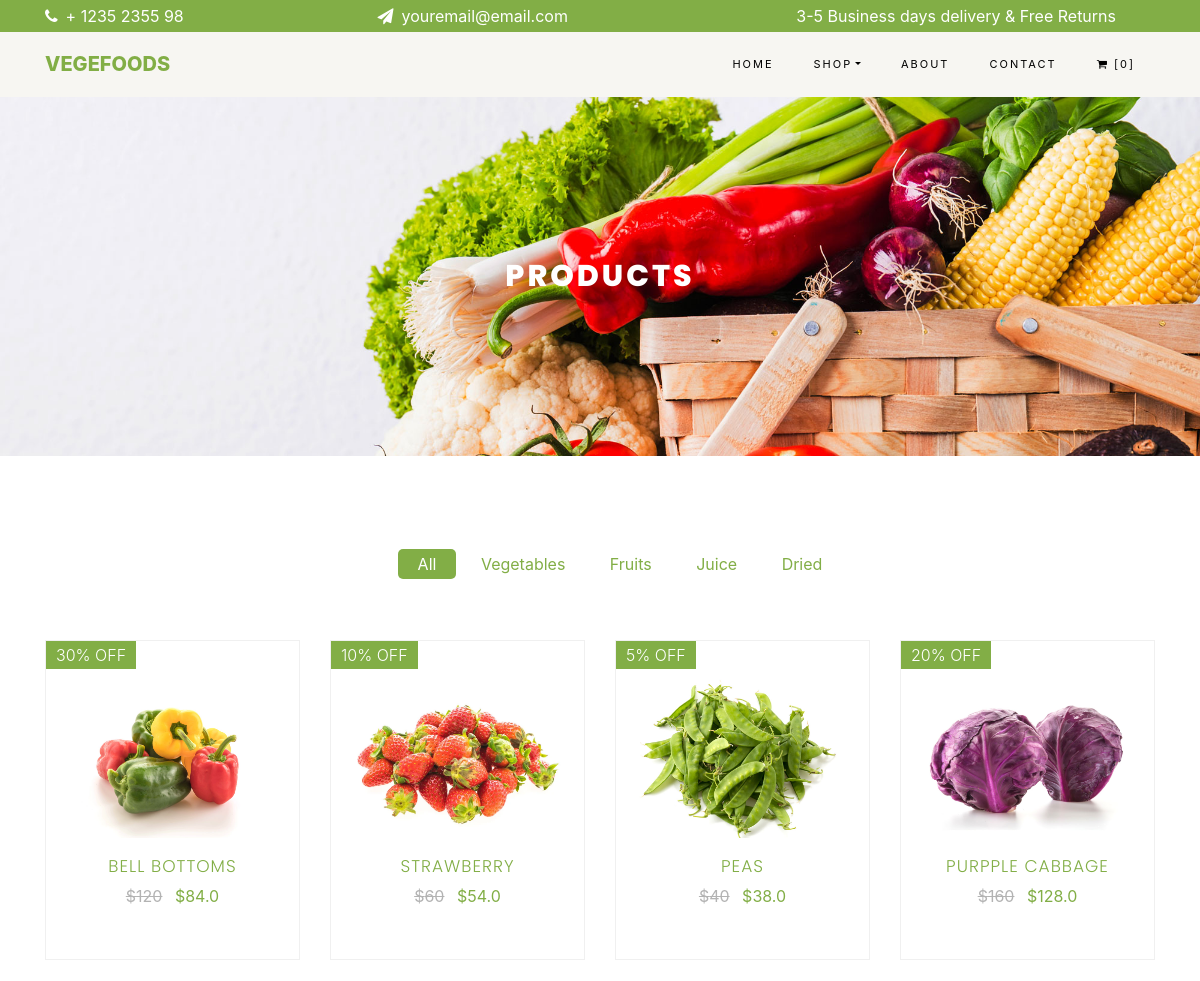
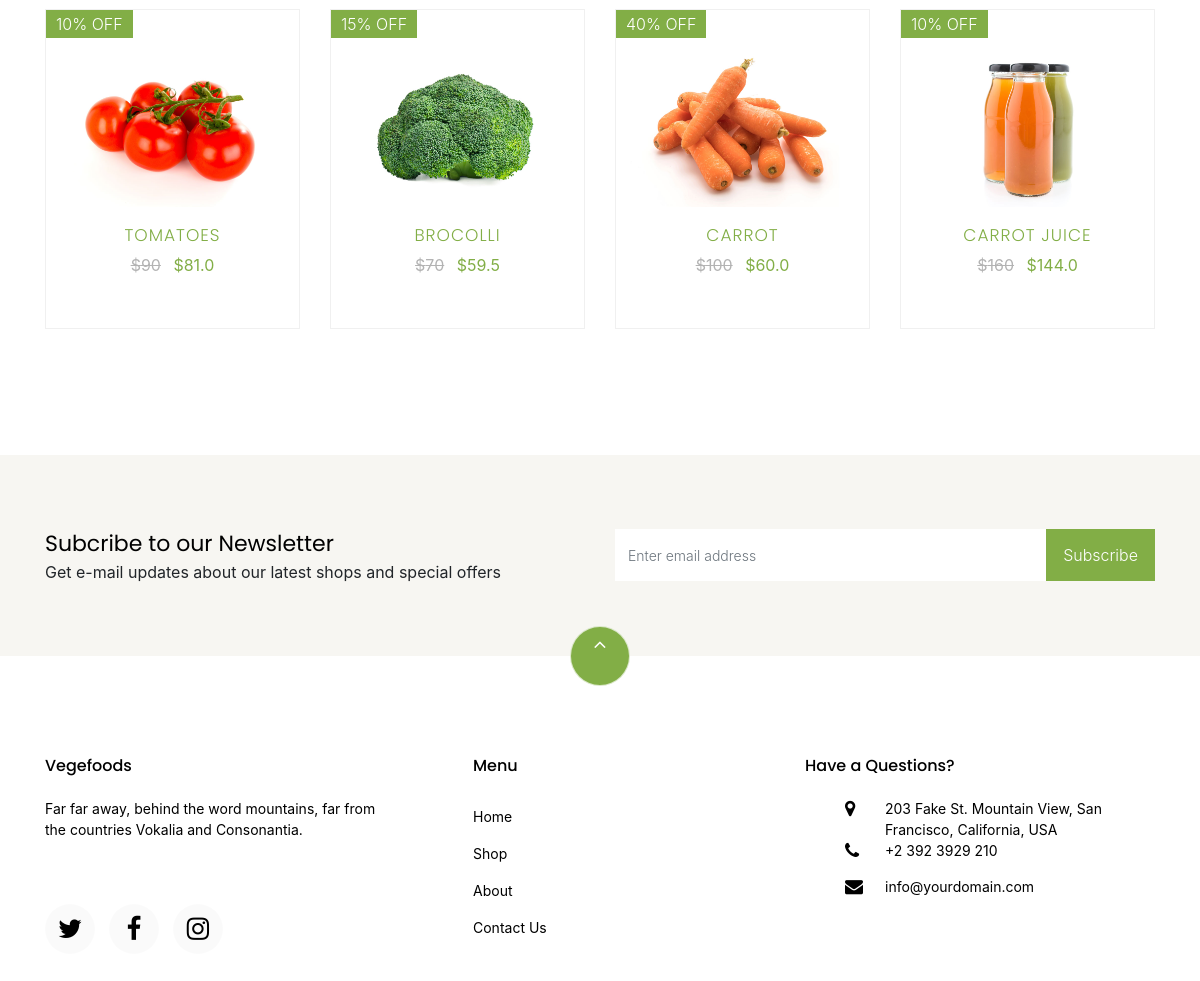
The app's page /shop/ with its own data (2 pictures, top to bottom).
### orderitems/models.py (models this page shows)
class items(models.Model):
    name = models.CharField(max_length=100)
    typeOf = models.CharField(max_length=1,choices=ItemTypes)
    price = models.IntegerField()
    offer = models.IntegerField()
    image = models.ImageField(upload_to = "items",blank=True)
    dealOfTheDay = models.BooleanField()
    description  = models.CharField(max_length=1000,default="")
    def saleprice(self):
        if self.offer > 0:
            return self.price - (self.price * (self.offer / 100))
    def ItemTypeName(self):
        for item in ItemTypes:
            if item[0] == self.typeOf:
                return item[1].replace(" ","")

### orderitems/views.py (the view)
# urls.py: path('shop/',views.shop,name = "shop"),
def shop(request):
    if not request.session.get('cartItems'):
        request.session['cartItems'] = []
        request.session.set_expiry(0)
    fooditems = items.objects.all()
    return render(request,'orderitems/shop.html',{'fooditems':fooditems})

### orderitems/templates/orderitems/shop.html (shortened to what this page needs)
{% extends "base.html" %}
{% block base %}
{% load static %}
<div class="hero-wrap hero-bread" style="background-image: url('{% static 'media/bg_1.jpg' %}');">
    <div class="container">
        <div class="row no-gutters slider-text align-items-center justify-content-center">
            <div class="col-md-9 text-center fadeInUp co-animated">
                <h1 class="mb-0 bread">Products</h1>
            </div>
        </div>
    </div>
</div>
<section class = "co-section">
    <div class = "container">
        <div class = "row justify-content-center">
            <div class = "col-md-10 mb-5 text-center">
                <ul class="product-category">
                    <li><a href="!#" onclick = "itemsFilter(event,'All')" class="active">All</a></li>
                    <li><a href="!#" onclick = "itemsFilter(event,'Vegetables')" >Vegetables</a></li>
                    <li><a href="!#" onclick = "itemsFilter(event,'Fruits')" >Fruits</a></li>
                    <li><a href="!#" onclick = "itemsFilter(event,'Juice')" >Juice</a></li>
                    <li><a href="!#" onclick = "itemsFilter(event,'DriedFruits')" >Dried</a></li>
                </ul>
            </div>
        </div>
        <div class="row">
            {% for item in fooditems %}
                <div class="col-md-6 col-lg-3 fadeInUp co-animated shopItems {{item.ItemTypeName}}">
                    <div class="product">
                        <a href="{% url 'shopitem' item.id %}" class="img-prod" >
                            <img class="img-fluid" src="{{ item.image.url }}" alt="Colorlib Template">
                            {% if item.offer > 0 %}
                            <span class="status">{{item.offer}}% OFF</span>
                            {% endif %}
                        </a>
                        <div class="text py-3 pb-4 px-3 text-center">
                            <h3><a href="#">{{item.name}}</a></h3>
                            <div class="d-flex">
                                <div class="pricing">
                                    <p class="price">
                                        <span class="mr-2 price-dc">${{item.price}}</span>
                                        <span class="price-sale">${{item.saleprice}}</span>
                                    </p>
                                </div>
                            </div>
                        </div>
                    </div>
                </div>
            {% endfor %}
        </div>
    </div>
</section>
{% endblock %}

### vegfoods/templates/base.html (shortened to what this page needs)
<!DOCTYPE html>
<html>
    <head>
    {% load static %}
    <link rel="stylesheet" href="https://stackpath.bootstrapcdn.com/font-awesome/4.7.0/css/font-awesome.min.css">
    <link rel="stylesheet" href="https://maxcdn.bootstrapcdn.com/bootstrap/4.0.0/css/bootstrap.min.css">
    <link rel="stylesheet" href="{% static 'css/owl.carousel.min.css' %}" />
    <link rel="stylesheet" href="{% static 'css/base.css' %}">
    <link rel="stylesheet" href="{% static 'css/index.css' %}">
    <link rel="stylesheet" href="{% static 'css/shop.css' %}">
    <link rel="stylesheet" href="{% static 'css/wishlist.css' %}">
    <link rel="stylesheet" href="{% static 'css/cart.css' %}">
    <link rel="stylesheet" href="{% static 'css/checkout.css' %}">
    <link rel="stylesheet" href="{% static 'css/singleProduct.css' %}">
    </head>
    <body>
        <div class="py-1 bg-green" id = "header-data">
            <div class="container">
                <div class="row no-gutters d-flex align-items-start align-items-center px-md-0">
                    <div class="col-lg-12 d-block">
                        <div class="row d-flex">
                            <div class="col-md pr-4 d-flex toptext align-items-center">
                                <div class="icon mr-2 d-flex justify-content-center align-items-center"><i class="fa fa-phone" style="color:white" aria-hidden="true"></i></div>
                                    <span class="text">+ 1235 2355 98</span>
                                </div>
                                <div class="col-md pr-4 d-flex toptext align-items-center">
                                    <div class="icon mr-2 d-flex justify-content-center align-items-center"><i class="fa fa-paper-plane" style="color:white" aria-hidden="true"></i></div>
                                        <span class="text">youremail@email.com</span>
                                    </div>
                                    <div class="col-md-5 pr-4 d-flex toptext align-items-center text-lg-right">
                                        <span class="text">3-5 Business days delivery &amp; Free Returns</span>
                                    </div>
                                </div>
                            </div>
                        </div>
                    </div>
                </div>
        <nav class="navbar navbar-expand-lg navbar-light bg-light co-navbar-light navbar-fixed-top" id="co-navbar">
            <div class="container">
                <a class="navbar-brand" href="index.html">Vegefoods</a>
                <div class="collapse navbar-collapse" id="ftco-nav">
                    <ul class = "navbar-nav ml-auto">
                        <li class="nav-item active">
                            <a href="{% url 'index'  %}" class="nav-link">Home</a>
                        </li>
                        <li class = "nav-item dropdown">
                            <a class="nav-link dropdown-toggle"  href="#" id="dropdown04" data-toggle="dropdown" aria-haspopup="true" aria-expanded="false">Shop</a>
                        </li>
                        <li class="nav-item">
                            <a href="about.html" class="nav-link">About</a>
                        </li>
                        <li class="nav-item">
                            <a href="contact.html" class="nav-link">Contact</a>
                        </li>
                        <li class="nav-item cta cta-colored">
                            <a href="cart.html" class="nav-link">
                                <i class="fa fa-shopping-cart" aria-hidden="true"></i>
                                    [0]
                            </a>
                        </li>
                    </ul>
                </div>
            </div>
        </nav>
        {% block base %}
        {% endblock  %}
        <section class="co-section co-no-pt co-no-pb bg-light">
            <div class="container py-4">
                <div class="row d-flex justify-content-center py-5">
                    <div class="col-md-6">
                        <h2 style="font-size: 22px;" class="mb-0">Subcribe to our Newsletter</h2>
                        <span>Get e-mail updates about our latest shops and special offers</span>
                    </div>
                    <div class="col-md-6 d-flex align-items-center">
                        <form action="#" class="subscribe-form">
                            <div class="form-group d-flex">
                                <input type="text" class="form-control" placeholder="Enter email address">
                                <input type="submit" value="Subscribe" class="submit px-3">
                            </div>
                        </form>
                    </div>
                </div>
            </div>
        </section>
        <footer class = "co-footer co-section">
            <div class = "container">
                <div class = "row">
                    <div class = "mouse">
                        <a href="#header-data" class="mouse-icon">
                            <div class="mouse-wheel">
                               <i class="fa fa-angle-up" style="color:white" aria-hidden="true"></i>
                            </div>
                        </a>
                    </div>
                </div>
                <div class = "row mb-5">
                    <div class = "col-md">
                        <div class = "co-footer-widget mb-4">
                            <h2 class="co-heading-2">Vegefoods</h2>
                            <p>Far far away, behind the word mountains, far from the countries Vokalia and Consonantia.</p>
                            <ul class="co-footer-social list-unstyled float-md-left float-lft mt-5">
                                <li>
                                    <a href="#">
                                        <i class="fa fa-twitter" aria-hidden="true"></i>
                                    </a>
                                </li>
                                <li >
                                    <a href="#">
                                        <i class="fa fa-facebook" aria-hidden="true"></i>
                                    </a>
                                </li>
                                <li>
                                    <a href="#">
                                        <i class="fa fa-instagram" aria-hidden="true"></i>
                                    </a>
                                </li>
                            </ul>
                        </div>
                    </div>
                    <div class = "col-md">
                        <div class = "co-footer-widget mb-4 ml-md-5">
                            <h2 class="co-heading-2">Menu</h2>
                            <ul class="list-unstyled">
                                <li>
                                    <a href="{% url 'index' %}" class="py-2 d-block">Home</a>
                                </li>
                                <li>
                                    <a href="{% url 'shop'%}" class="py-2 d-block">Shop</a>
                                </li>
                                <li>
                                    <a href="#" class="py-2 d-block">About</a>
                                </li>
                                <li>
                                    <a href="#" class="py-2 d-block">Contact Us</a>
                                </li>
                            </ul>
                        </div>
                    </div>
                    <div class="col-md">
                        <div class="co-footer-widget mb-4">
                            <h2 class="co-heading-2">Have a Questions?</h2>
                            <div class="block-23 mb-3">
                                <ul>
                                    <li>
                                        <i class="icon fa fa-map-marker" aria-hidden="true"></i>
                                        <span class="text">203 Fake St. Mountain View, San Francisco, California, USA</span>
                                    </li>
                                    <li>
                                        <a href="#">
                                            <i class="icon fa fa-phone" aria-hidden="true"></i>
                                            <span class="text">+2 392 3929 210</span>
                                        </a>
                                    </li>
                                    <li>
                                        <a href="#">
                                            <i class="icon fa fa-envelope" aria-hidden="true"></i>
                                            <span class="text">info@yourdomain.com</span>
                                        </a>
                                    </li>
                                </ul>
                            </div>
                        </div>
                    </div>
                </div>
            </div>
        </footer>
    </body>
</html>

### orderitems/static/css/index.css (style rules this page uses)
p { margin-top: 0; margin-bottom: 1rem; }
a { -webkit-transition: .3s all ease; -o-transition: .3s all ease; transition: .3s all ease; color: #82ae46; }
.slider-text h1 { font-size: 8vw; color: #fff; line-height: 1.3; font-weight: 400; font-family: "Amatic SC", cursive; position: absolute; z-index: 10; }
.hero-wrap, .img, .blog-img, .user-img { background-size: cover; background-repeat: no-repeat; background-position: center center; }
.pl-3, .px-3 { padding-left: 1rem !important; }
.pr-3, .px-3 { padding-right: 1rem !important; }
.pb-1, .py-1 { padding-bottom: 0.25rem !important; }
.pt-1, .py-1 { padding-top: 0.25rem !important; }
.product { display: block; width: 100%; height:320px; margin-bottom: 30px; position: relative; -moz-transition: all 0.3s ease; -o-transition: all 0.3s ease; -webkit-transition: all 0.3s ease; -ms-transition: all 0.3s ease; transition: all 0.3s ease; border: 1px solid #f0f0f0; }
.product .img-prod { position: relative; display: block; overflow: hidden; }
.product .img-prod img { -webkit-transform: scale(1); -moz-transform: scale(1); -ms-transform: scale(1); -o-transform: scale(1); transform: scale(1); -moz-transition: all 0.3s ease; -o-transition: all 0.3s ease; -webkit-transition: all 0.3s ease; -ms-transition: all 0.3s ease; transition: all 0.3s ease; }
.img-fluid { max-width: 100%; height: auto; padding-top: 2vh; margin-bottom: -1vh; }
.product .img-prod span.status { position: absolute; top: 0; left: 0; padding: 2px 10px; color: #fff; font-weight: 300; background: #82ae46; font-size: 16px; }
.product .text h3 { font-size: 17px; margin-bottom: 5px; font-weight: 300; text-transform: uppercase; letter-spacing: 1px; font-family: "Poppins", Arial, sans-serif; -moz-transition: all 0s ease; -o-transition: all 0s ease; -webkit-transition: all 0s ease; -ms-transition: all s ease; transition: all 0s ease; }
.product .text { background: #fff; position: relative; width: 100%; }
.product .text .pricing { width: 100%; -moz-transition: all 0.3s ease; -o-transition: all 0.3s ease; -webkit-transition: all 0.3s ease; -ms-transition: all 0.3s ease; transition: all 0.3s ease; }
.product .text p.price { margin-bottom: 0; color: #82ae46; font-weight: 400; }
.product .text p.price span.price-dc { text-decoration: line-through; color: #b3b3b3; }
.product .text p.price span.price-sale { color: #82ae46; }

### orderitems/static/css/shop.css (style rules this page uses)
.hero-wrap.hero-bread { padding: 10em 0; }
.hero-wrap .slider-text { color: #fff; position: relative; }
.hero-wrap .slider-text .bread { font-weight: 800; color: #fff; font-size: 30px; font-family: "Poppins", Arial, sans-serif; letter-spacing: 3px; text-transform: uppercase; position: relative; }
.product-category li { display: inline-block; font-weight: 400; font-size: 16px; }
.product-category li a.active { background: #82ae46; color: #fff; }
.product-category li a { color: #82ae46; padding: 5px 20px; -webkit-border-radius: 5px; -moz-border-radius: 5px; -ms-border-radius: 5px; border-radius: 5px; text-decoration: none; }

### orderitems/static/css/wishlist.css (style rules this page uses)
.hero-wrap.hero-bread { padding: 10em 0; }
.hero-wrap .slider-text { color: #fff; position: relative; }
.hero-wrap .slider-text .bread { font-weight: 800; color: #fff; font-size: 30px; font-family: "Poppins", Arial, sans-serif; letter-spacing: 3px; text-transform: uppercase; position: relative; }

### records on screen
items: image (picture), offer "30", name "BELL BOTTOMS", saleprice "84.0"
items: image (picture), offer "10", name "STRAWBERRY", saleprice "54.0"
items: image (picture), offer "5", name "PEAS", saleprice "38.0"
items: image (picture), offer "20", name "PURPPLE CABBAGE", saleprice "128.0"
items: image (picture), offer "10", name "TOMATOES", saleprice "81.0"
items: image (picture), offer "15", name "BROCOLLI", saleprice "59.5"
items: image (picture), offer "40", name "CARROT", saleprice "60.0"
items: image (picture), offer "10", name "CARROT JUICE", saleprice "144.0"
